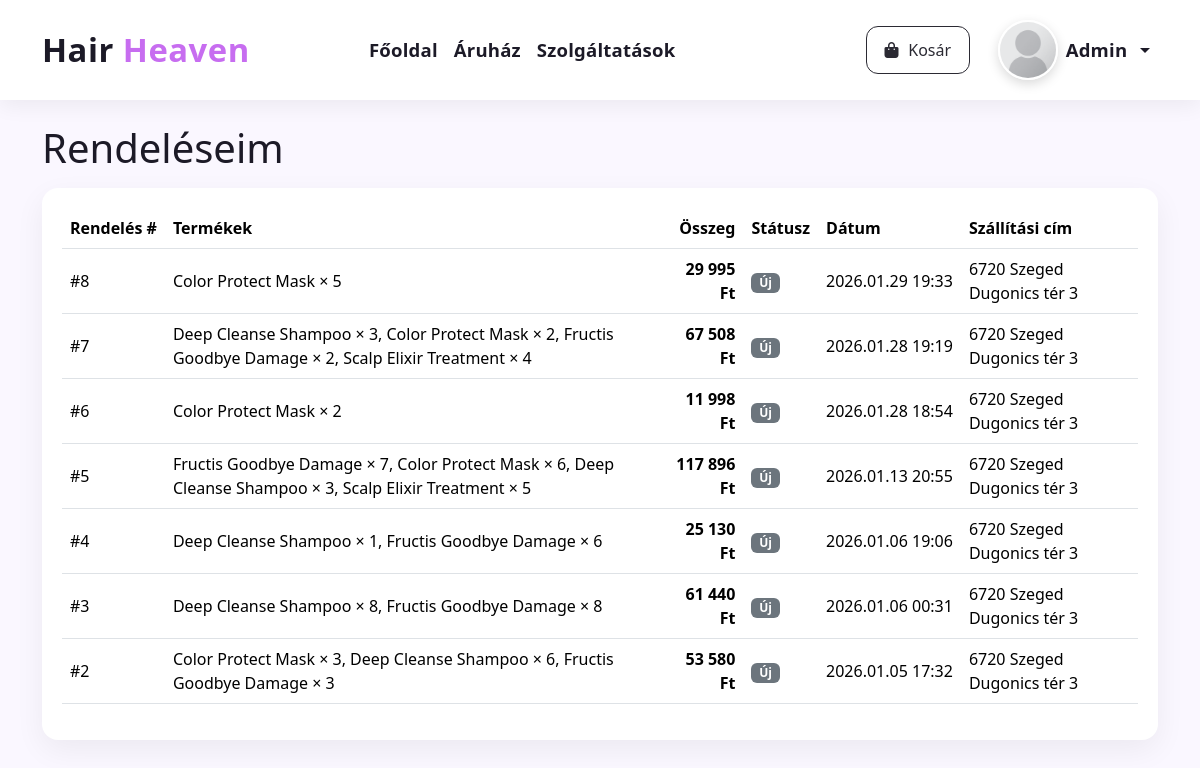
Before: /my-orders.php (signed in) with the older database file.
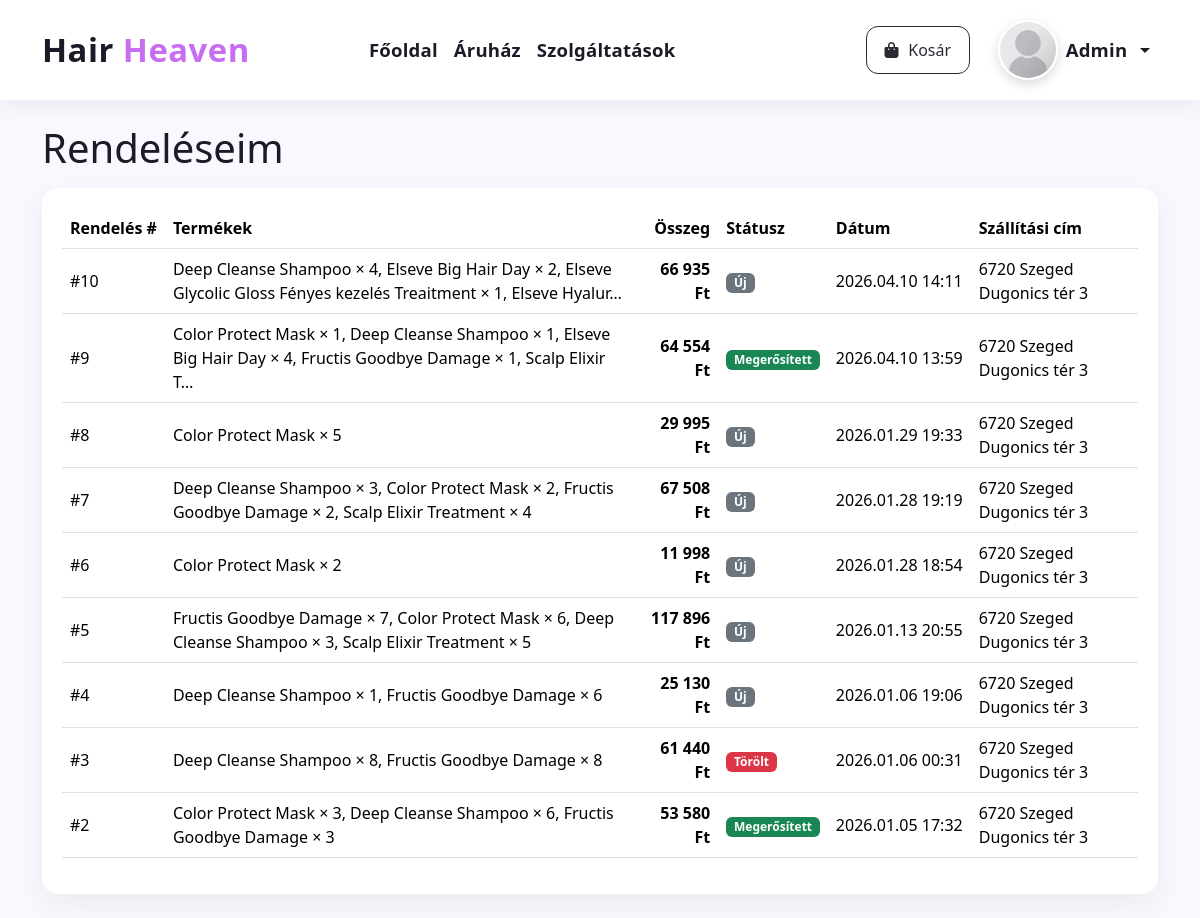
After: the same page with the newer database file.
### tables this page shows
CREATE TABLE `orders` (
  `id` int(11) NOT NULL,
  `user_id` int(11) DEFAULT NULL,
  `total_amount` decimal(10,2) NOT NULL,
  `status` enum('new','confirmed','cancelled') NOT NULL DEFAULT 'new',
  `customer_name` varchar(120) NOT NULL,
  `customer_email` varchar(120) NOT NULL,
  `customer_address` varchar(255) NOT NULL,
  `created_at` datetime NOT NULL DEFAULT current_timestamp()
);

### my-orders.php (the view, shortened to what this page needs)
<?php
$mysqli = db();
$userId = (int)$_SESSION['user_id'];
function e($s){ return htmlspecialchars((string)$s, ENT_QUOTES, 'UTF-8'); }
$orders = [];
if ($mysqli) {
  $stmt = $mysqli->prepare("
    SELECT id, total_amount, status, customer_name, customer_email, customer_address, created_at
    FROM orders
    WHERE user_id = ?
    ORDER BY created_at DESC, id DESC
  ");
  $stmt->bind_param('i', $userId);
  $stmt->execute();
  $res = $stmt->get_result();
  while ($row = $res->fetch_assoc()) {
    $row['items'] = [];
    $orders[(int)$row['id']] = $row;
  }
  if (!empty($orders)) {
    $ids = array_keys($orders);
    $in  = implode(',', array_fill(0, count($ids), '?'));
    $types = str_repeat('i', count($ids));
    $sql = "SELECT order_id, product_name, unit_price, qty
            FROM order_items
            WHERE order_id IN ($in)
            ORDER BY order_id ASC, id ASC";
    $stmt = $mysqli->prepare($sql);
    $stmt->bind_param($types, ...$ids);
    $stmt->execute();
    $res = $stmt->get_result();
    while ($it = $res->fetch_assoc()) {
      $oid = (int)$it['order_id'];
      if (isset($orders[$oid])) {
        $orders[$oid]['items'][] = $it;
      }
    }
  }
}
?>
<!doctype html>
<html lang="hu">
<head>
  <link href="https://cdn.jsdelivr.net/npm/bootstrap@5.3.2/dist/css/bootstrap.min.css" rel="stylesheet">
  <link rel="stylesheet" href="https://cdnjs.cloudflare.com/ajax/libs/font-awesome/6.5.0/css/all.min.css"/>
  <link rel="stylesheet" href="/assets/hairheaven.css">
</head>
<body>
<?php $activePage = ''; include __DIR__ . '/navbar.php'; ?>
<div class="container my-4">
  <h1 class="page-title mb-3">Rendeléseim</h1>
  <div class="orders-card">
    <?php if (empty($orders)): ?>
      <div class="text-center py-5">
        <p class="mb-3">Még nincs leadott rendelésed.</p>
        <a class="btn btn-cta text-white" href="/store.php">
          <i class="fa-solid fa-bag-shopping me-1"></i> Irány az áruház
        </a>
      </div>
    <?php else: ?>
      <div class="table-responsive">
        <table class="table align-middle">
          <thead>
            <tr>
              <th class="text-nowrap">Rendelés #</th>
              <th>Termékek</th>
              <th class="text-end">Összeg</th>
              <th class="text-nowrap">Státusz</th>
              <th class="text-nowrap">Dátum</th>
              <th class="text-nowrap">Szállítási cím</th>
            </tr>
          </thead>
          <tbody>
          <?php foreach ($orders as $o): ?>
            <?php
              $summary = '—';
              if (!empty($o['items'])) {
                $parts = [];
                foreach ($o['items'] as $it) {
                  $parts[] = $it['product_name'] . ' × ' . (int)$it['qty'];
                }
                $summary = implode(', ', $parts);
                if (mb_strlen($summary) > 120) {
                  $summary = mb_substr($summary, 0, 117) . '…';
                }
              }
              $status = (string)$o['status'];
              $statusText = match ($status) {
                'new'       => 'Új',
                'confirmed' => 'Megerősített',
                'cancelled' => 'Törölt',
                default     => 'Ismeretlen',
              };
              $badgeClass = match ($status) {
                'confirmed' => 'bg-success',
                'cancelled' => 'bg-danger',
                default     => 'bg-secondary'
              };
            ?>
            <tr>
              <td class="text-nowrap">#<?= (int)$o['id'] ?></td>
              <td><?= e($summary) ?></td>
              <td class="text-end fw-bold"><?= number_format((float)$o['total_amount'], 0, ',', ' ') ?> Ft</td>
              <td><span class="badge status-badge <?= $badgeClass ?>"><?= e($statusText) ?></span></td>
              <td class="text-nowrap"><?= e(date('Y.m.d H:i', strtotime($o['created_at']))) ?></td>
              <td><?= e($o['customer_address'] ?: '—') ?></td>
            </tr>
          <?php endforeach; ?>
          </tbody>
        </table>
      </div>
    <?php endif; ?>
  </div>
</div>
</body>
</html>

Changed rows visible on the page:
added orders: id "10", summary "Deep Cleanse Shampoo × 4, Elseve Big Hair Day × 2, Elseve Glycolic Gloss Fényes kezelés Treaitment × 1, Elseve Hyalur…", total_amount "66 935", status "Új", created_at "2026.04.10 14:11", customer_address "6720 Szeged Dugonics tér 3"
added orders: id "9", summary "Color Protect Mask × 1, Deep Cleanse Shampoo × 1, Elseve Big Hair Day × 4, Fructis Goodbye Damage × 1, Scalp Elixir T…", total_amount "64 554", status "Megerősített", created_at "2026.04.10 13:59", customer_address "6720 Szeged Dugonics tér 3"
changed orders id 3: status "Új" → "Törölt"
changed orders id 2: status "Új" → "Megerősített"
